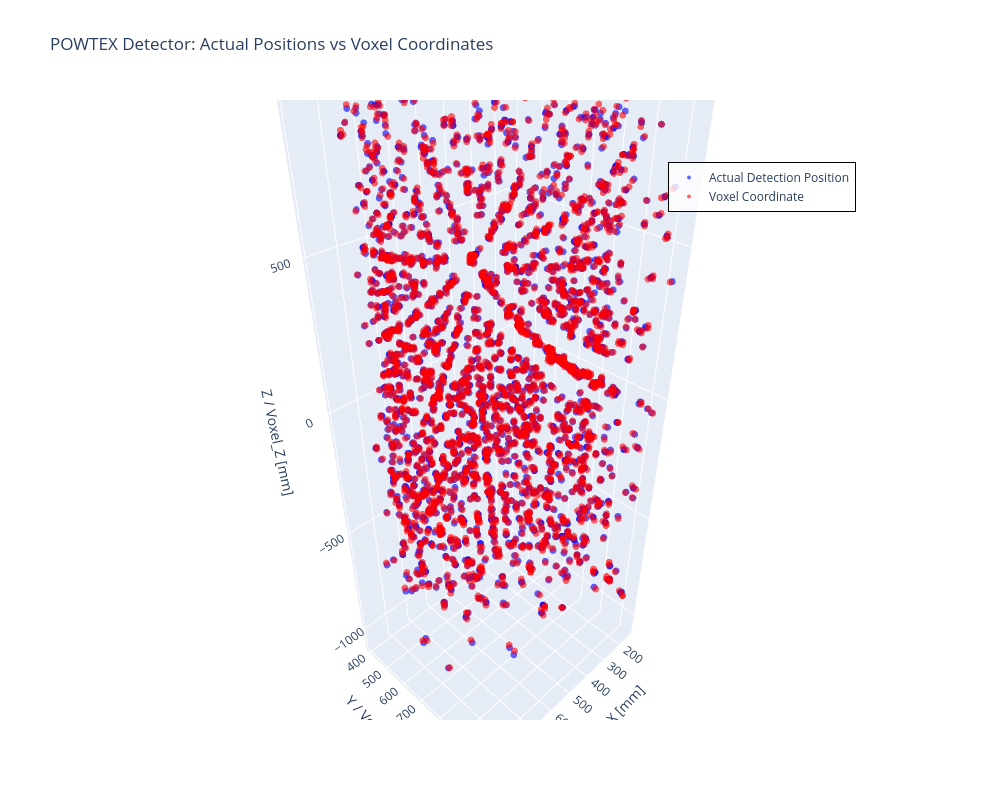

The code cell stored with this chart in its notebook:
### Markdown cell above
## 6. Create Combined 3D Plot with Color Differentiation

### Code cell
# Create combined 3D scatter plot with both datasets
fig_combined = go.Figure()

# Add actual positions (blue)
fig_combined.add_trace(go.Scatter3d(
    x=x_pos,
    y=y_pos,
    z=z_pos,
    mode='markers',
    marker=dict(
        size=4,
        color='blue',
        opacity=0.6,
        line=dict(width=0)
    ),
    text=[f"Actual Position {i}<br>x: {x_pos[i]:.2f}<br>y: {y_pos[i]:.2f}<br>z: {z_pos[i]:.2f}" 
          for i in range(len(x_pos))],
    hovertemplate='%{text}<extra></extra>',
    name='Actual Detection Position'
))

# Add voxel coordinates (red)
fig_combined.add_trace(go.Scatter3d(
    x=voxel_x,
    y=voxel_y,
    z=voxel_z,
    mode='markers',
    marker=dict(
        size=4,
        color='red',
        opacity=0.6,
        line=dict(width=0)
    ),
    text=[f"Voxel {i}<br>voxel_x: {voxel_x[i]:.2f}<br>voxel_y: {voxel_y[i]:.2f}<br>voxel_z: {voxel_z[i]:.2f}" 
          for i in range(len(voxel_x))],
    hovertemplate='%{text}<extra></extra>',
    name='Voxel Coordinate'
))

fig_combined.update_layout(
    title='POWTEX Detector: Actual Positions vs Voxel Coordinates',
    scene=dict(
        xaxis_title='X / Voxel_X [mm]',
        yaxis_title='Y / Voxel_Y [mm]',
        zaxis_title='Z / Voxel_Z [mm]',
        aspectmode='data'
    ),
    width=1000,
    height=800,
    hovermode='closest',
    showlegend=True,
    legend=dict(
        x=0.7,
        y=0.9,
        bgcolor='rgba(255,255,255,0.8)',
        bordercolor='black',
        borderwidth=1
    )
)

fig_combined.show()

### Figure 1 — Plotly figure (JSON) as saved in the notebook; plotly's stock layout.template omitted (floating-point values rounded to 4 significant figures; data arrays with more than 128 entries replaced by an {"elided": "..."} marker saying what was removed)
{"data": [{"hovertemplate": "%{text}<extra></extra>", "marker": {"color": "blue", "line": {"width": 0}, "opacity": 0.6, "size": 4}, "mode": "markers", "name": "Actual Detection Position", "text": {"elided": "2724 str values"}, "type": "scatter3d", "x": {"elided": "2724 float values"}, "y": {"elided": "2724 float values"}, "z": {"elided": "2724 float values"}}, {"hovertemplate": "%{text}<extra></extra>", "marker": {"color": "red", "line": {"width": 0}, "opacity": 0.6, "size": 4}, "mode": "markers", "name": "Voxel Coordinate", "text": {"elided": "2724 str values"}, "type": "scatter3d", "x": {"elided": "2724 float values"}, "y": {"elided": "2724 float values"}, "z": {"elided": "2724 float values"}}], "layout": {"height": 800, "hovermode": "closest", "legend": {"bgcolor": "rgba(255,255,255,0.8)", "bordercolor": "black", "borderwidth": 1, "x": 0.7, "y": 0.9}, "scene": {"aspectmode": "data", "xaxis": {"title": {"text": "X / Voxel_X [mm]"}}, "yaxis": {"title": {"text": "Y / Voxel_Y [mm]"}}, "zaxis": {"title": {"text": "Z / Voxel_Z [mm]"}}}, "showlegend": true, "title": {"text": "POWTEX Detector: Actual Positions vs Voxel Coordinates"}, "width": 1000}}
